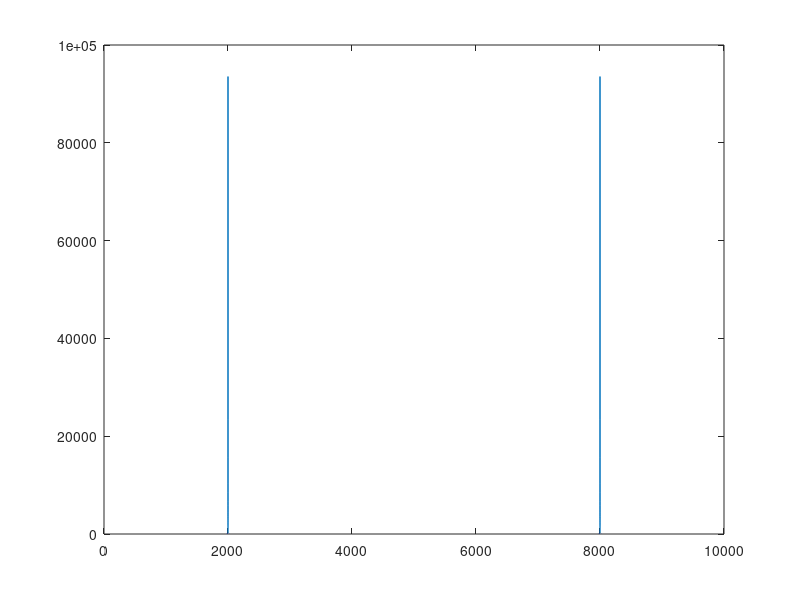

This figure's MATLAB source:
clear;
clc;

f0 = 8000;        % فرکانس سیگنال
fs = 10000;        % فرکانس نمونهبرداری
Ts = 1/fs;        % دوره نمونهبرداری
t = 0:Ts:20;       % بازه زمانی (از صفر تا 1 ثانیه)

X = exp(1i*2*pi*f0*t); % سیگنال مختلط
y = real(X);           % بخش حقیقی سیگنال

L = length(y);         % طول سیگنال
%N = 10*L;              % اندازه FFT (بیشتر از طول سیگنال برای دقت بیشتر)
N=length(y);
Y = fft(y);% محاسبه FFT

f = (0:N-1)*(fs/N);    % محور فرکانس

plot(f,abs(Y));        % رسم دامنه سیگنال در حوزه فرکانس